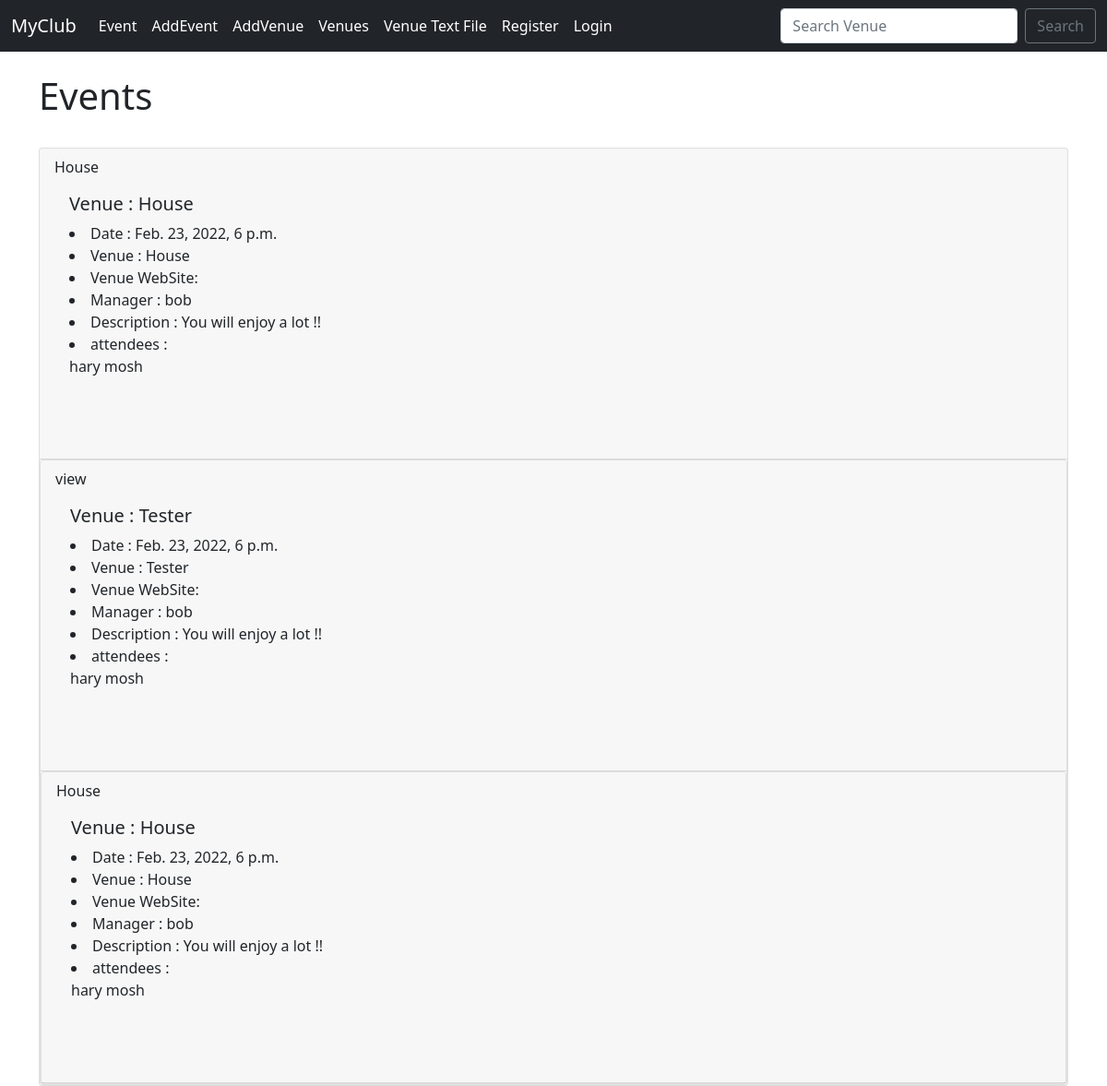
Screenshot of /event/ with the database file from the repository.
### app/models.py (models this page shows)
class  Events(models.Model):
    name = models.CharField(max_length=100)
    event_date = models.DateTimeField('Event Date')
    venue = models.ForeignKey(Venue , blank = True , null = True , on_delete= models.CASCADE)
    manager = models.ForeignKey(User, blank = True, null =True , on_delete=models.SET_NULL)
    description = models.TextField(blank=True)
    attendees = models.ManyToManyField(MyClubUser, blank = True )
    def __str__(self):
        return self.name

class Venue(models.Model):
    name =models.CharField(max_length=100)
    address =models.CharField(max_length=300)
    Zip_code =models.CharField('Zip Code', max_length=100)
    phone_number = models.CharField('Contact number',max_length=100 , blank =True)
    web = models.URLField('Website Address', blank = True)
    email_address = models.EmailField('Email address', blank = True)
    venue_image = models.ImageField(null = True , blank = True, upload_to = "images/")
    def __str__(self):
        return self.name

class MyClubUser(models.Model):
    first_name = models.CharField(max_length=30)
    last_name = models.CharField(max_length=30)
    email = models.EmailField('User Email')
    def __str__(self):
        return self.first_name + ' ' + self.last_name

### app/views.py (the view)
# urls.py: path('event/',views.all_events, name = 'list_events'),
def all_events(request):
    event_list = Events.objects.all()
    context = {
        'event_list' : event_list
    }
    return render(request , 'events/events_list.html', context)

### templates/events/events_list.html (shortened to what this page needs)
{% extends 'events/base.html'%}
{% block content %}
<h1> Events </h1>
<br/>
{% for event in event_list %}
           <div class="card">
            <div class="card-header">
                {{ event }}
            <div class="card-body">
              <h5 class="card-title">Venue : {{ event.venue }}</h5>
              <class="card-text">
                <li>Date : {{ event.event_date }}</li>
                <li>Venue : {{ event.venue }}</li>
                <li>Venue WebSite: {{ event.venue.web }}</li>
                <li>Manager : {{ event.manager }}</li>
                <li>Description : {{ event.description }}</li>
               <li>attendees : <br/>
                {% for user in event.attendees.all %}
                 {{ user }} <br/>
                {% endfor %}
               </li>
            </div>
          <br/><br/>
        </div>
          {% endfor %}
          {%endblock %}

### templates/events/base.html (shortened to what this page needs)
<!doctype html>
<html lang="en">
  <head>
    <link href="https://cdn.jsdelivr.net/npm/bootstrap@5.1.3/dist/css/bootstrap.min.css" rel="stylesheet">
  </head>
  <body>
      {% include 'events/navbar.html'%}
      <br/>
    <div class = "container">
    {% block content %}
    {% endblock%}
    </div>
  </body>
</html>

### templates/events/navbar.html (shortened to what this page needs)
<nav class="navbar navbar-expand-lg navbar-dark bg-dark">
    <div class="container-fluid">
      <a class="navbar-brand" href="{% url 'home' %}">MyClub</a>
      <div class="collapse navbar-collapse" id="navbarSupportedContent">
        <ul class="navbar-nav me-auto mb-2 mb-lg-0">
         <li class="nav-item">
            <a class="nav-link active" aria-current="page" href="{% url 'list_events' %}">Event</a>
          </li>
          <li class="nav-item">
            <a class="nav-link active" aria-current="page" href="{% url 'add_event' %}">AddEvent</a>
          </li>
          <li class="nav-item">
            <a class="nav-link active" aria-current="page" href="{% url 'add_venue' %}">AddVenue</a>
          </li>
          <li class="nav-item">
            <a class="nav-link active" aria-current="page" href="{% url 'list_venues' %}">Venues</a>
          </li>
          <li class="nav-item">
            <a class="nav-link active" aria-current="page" href="{% url 'venue_text' %}">Venue Text File</a>
          </li>
          {% if user.is_authenticated %}
          <li class="nav-item">
            <a class="nav-link active" aria-current="page" href="{% url 'logout' %}">Logout</a>
          </li>
          {% else %}
          <li class="nav-item">
            <a class="nav-link active" aria-current="page" href="{% url 'register' %}">Register</a>
          </li>
          <li class="nav-item">
            <a class="nav-link active" aria-current="page" href="{% url 'login' %}">Login</a>
          </li>
          {% endif %}
        </ul>
        <form class="d-flex" methood = "POST"  action = "{% url 'search_venues' %}">
          <input class="form-control me-2" type="search" placeholder="Search Venue" aria-label="Search" name = "searched">
          <button class="btn btn-outline-secondary" type="submit">Search</button>
        </form>
      </div>
    </div>
  </nav>

### rows the page displays
Events: name "House", venue "House", event_date "Feb. 23, 2022, 6 p.m.", manager "bob", description "You will enjoy a lot !!"
MyClubUser: first_name+last_name "hary mosh"
Events: name "view", venue "Tester", event_date "Feb. 23, 2022, 6 p.m.", manager "bob", description "You will enjoy a lot !!"
Events: name "House", venue "House", event_date "Feb. 23, 2022, 6 p.m.", manager "bob", description "You will enjoy a lot !!"
